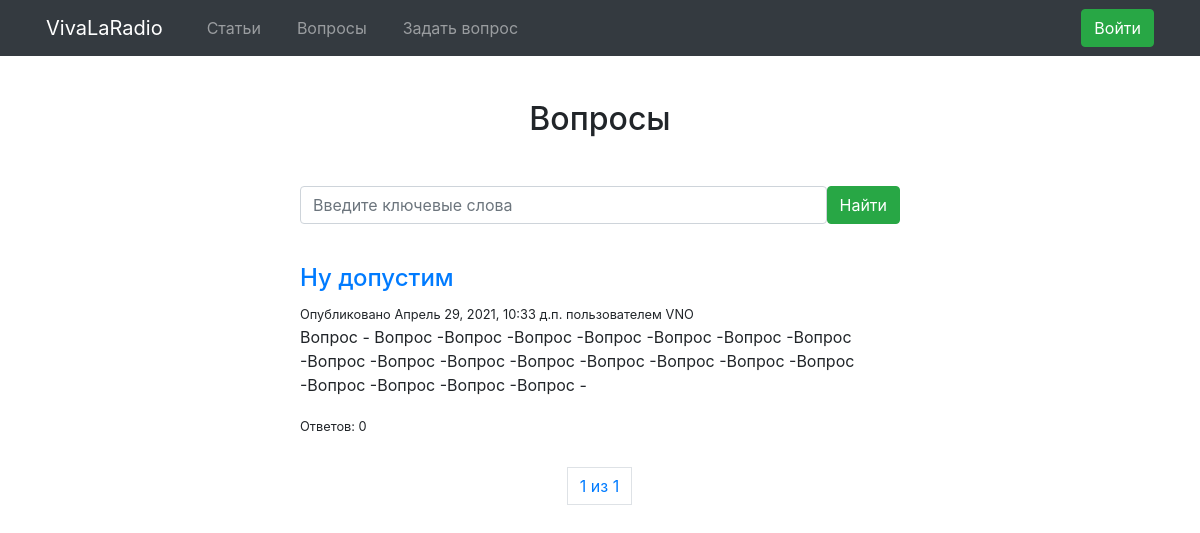
Screenshot of /questions/ with the database file from the repository.
### questions/models.py (models this page shows, shortened)
class Question (models.Model):
    STATUS_CHOICES = (
        ('open', 'Open'),
        ('closed', 'Closed'),
    )
    title = models.CharField(max_length=250)
    slug = models.SlugField(max_length=250, unique_for_date='publish')
    author = models.ForeignKey(User, related_name='question_posts', on_delete=models.CASCADE)
    body = models.TextField()
    publish = models.DateTimeField(default=timezone.now)
    created = models.DateTimeField(auto_now_add=True)
    updated = models.DateTimeField(auto_now=True)
    status = models.CharField(max_length=10, choices=STATUS_CHOICES, default='open')
    class Meta:
        ordering = ('-publish',)
    def get_absolute_url(self):
        return reverse('questions:question_detail',
                       args=[self.publish.year,
                             self.publish.strftime('%m'),
                             self.publish.strftime('%d'),
                             self.slug])

### questions/views.py (the view)
class QuestionsListView(ListView):
    queryset = Question.objects.all()
    context_object_name = 'questions'
    paginate_by = 3
    template_name = 'questions/questions_list.html'

### templates/questions/questions_list.html
{% extends "../base.html" %}
{% block content %}
    <h2>Вопросы</h2>
<div class="content">
  <div class="components">
    <div class="search">
      <div class="input-group">
        <input type="search" class="form-control rounded" placeholder="Введите ключевые слова" aria-label="Search"
          aria-describedby="search-addon" />
        <button type="button" class="btn btn-success">Найти</button>
      </div>
    </div>
  </div>
    {% for question in questions %}
        <div class="article scale">
            <a href="{{ question.get_absolute_url }}"><h4>{{ question.title }}</h4></a>
            <small>Опубликовано {{ question.publish }} пользователем {{ question.author }}</small>
           {{ question.body|truncatewords:30|linebreaks }}
            <small>Ответов: 0</small>
        </div>
    {% endfor %}
</div>
    {% include "../includes/pagination.html" with page=page_obj %}
{% endblock %}

### static/css/style.css (style rules this page uses)
.content { margin:0% 25% 0% 25%; width:50%; }
.article { padding-top: 40px; }
.search { padding-top: 40px; }
h2 { padding-top: 100px; text-align: center; }
.scale { transition: 0.7s; }

### rows the page displays
Question: title "Ну допустим", publish "Апрель 29, 2021, 10:33 д.п.", author "VNO", body "Вопрос - Вопрос -Вопрос -Вопрос -Вопрос -Вопрос -Вопрос -Вопрос -Вопрос -Вопрос -Вопрос -Вопрос -Вопрос -Вопрос -Вопрос -Вопрос -Вопрос -Вопрос -Вопрос -Вопрос -"

### other values shown
{{ page.number }} "1"
{{ page.paginator.num_pages }} "1"
